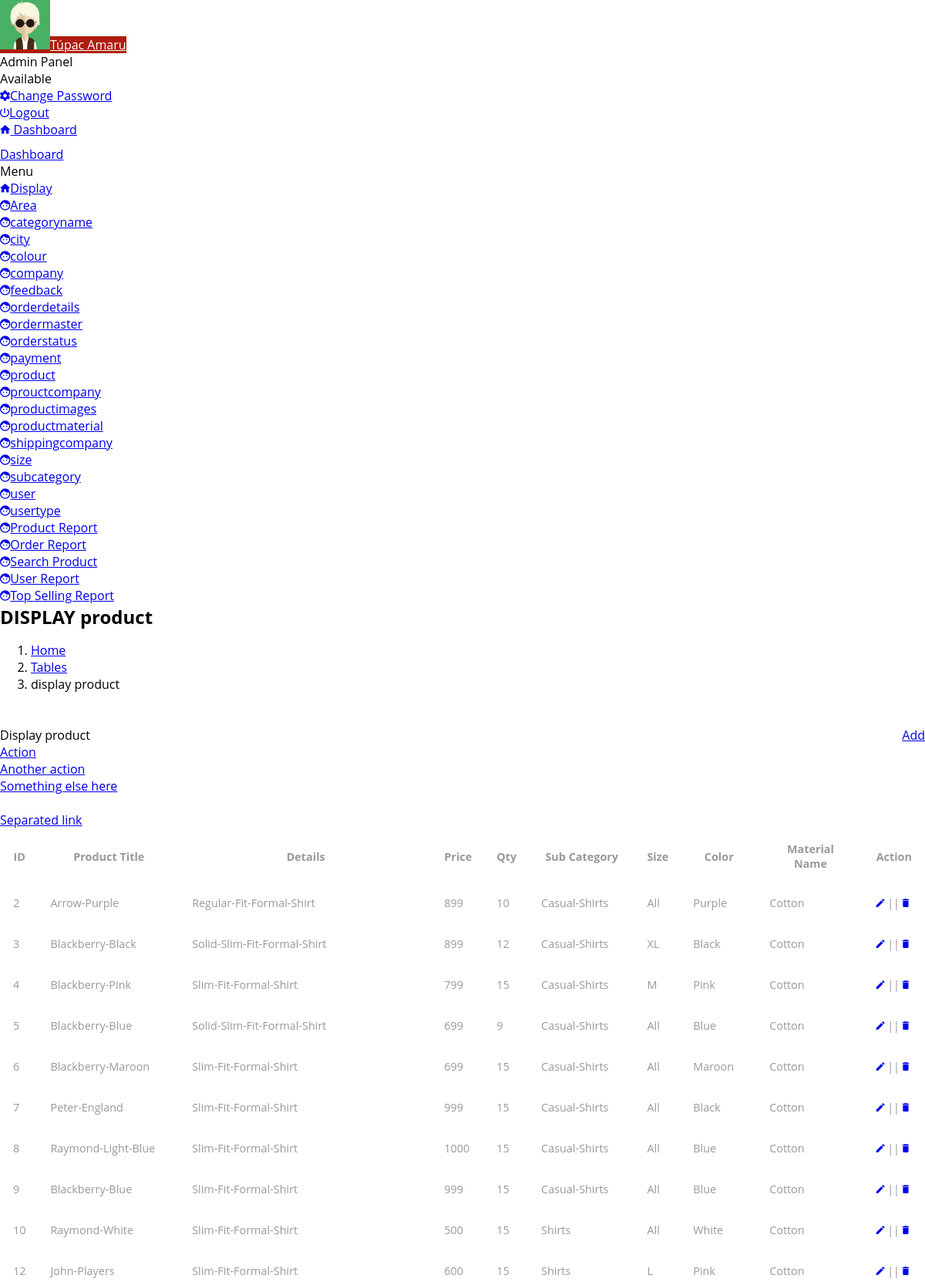
Page /admin/display-product.php (upper part) on the committed database.
### tables this page shows
CREATE TABLE IF NOT EXISTS `tbl_product` (
  `Product_id` int(11) NOT NULL,
  `Product_name` varchar(20) NOT NULL,
  `Details` varchar(40) NOT NULL,
  `Price` int(11) NOT NULL,
  `Qty` int(11) NOT NULL,
  `Sub_cat_id` int(11) NOT NULL,
  `Size_id` int(11) NOT NULL,
  `Color_id` int(11) NOT NULL,
  `Mat_code_id` int(11) NOT NULL,
  `is_active` int(11) NOT NULL DEFAULT '1',
  `is_delete` int(11) NOT NULL DEFAULT '0',
  `insert_datatime` timestamp NOT NULL DEFAULT CURRENT_TIMESTAMP
);

CREATE TABLE IF NOT EXISTS `tbl_subcategory` (
  `Sub_cat_id` int(11) NOT NULL,
  `Sub_cat_name` varchar(20) NOT NULL,
  `cat_id` int(11) NOT NULL,
  `Sub_cat_imgurl` varchar(250) NOT NULL,
  `is_active` int(11) NOT NULL DEFAULT '1',
  `is_delete` int(11) NOT NULL DEFAULT '0',
  `insert_datetime` timestamp NOT NULL DEFAULT CURRENT_TIMESTAMP
);

CREATE TABLE IF NOT EXISTS `tbl_size` (
  `Size_id` int(11) NOT NULL,
  `Size` varchar(20) NOT NULL,
  `is_active` int(11) NOT NULL DEFAULT '1',
  `is_delete` int(11) NOT NULL DEFAULT '0',
  `insert_datetime` timestamp NOT NULL DEFAULT CURRENT_TIMESTAMP
);

CREATE TABLE IF NOT EXISTS `tbl_color` (
  `Color_id` int(11) NOT NULL,
  `Color_name` varchar(20) NOT NULL,
  `is_active` int(11) NOT NULL DEFAULT '1',
  `is_delete` int(11) NOT NULL DEFAULT '0',
  `insert_datetime` timestamp NOT NULL DEFAULT CURRENT_TIMESTAMP
);

CREATE TABLE IF NOT EXISTS `tbl_product_material` (
  `Mat_codeid` int(11) NOT NULL,
  `Company_code` int(11) NOT NULL,
  `Pro_mat_name` varchar(20) NOT NULL,
  `is_active` int(11) NOT NULL DEFAULT '1',
  `is_delete` int(11) NOT NULL DEFAULT '0',
  `insert_datetime` timestamp NOT NULL DEFAULT CURRENT_TIMESTAMP
);

### admin/display-product.php (the view, shortened to what this page needs)
<!DOCTYPE html>
<html lang="en">
<head>
    <link rel="stylesheet" type="text/css" href="assets/lib/perfect-scrollbar/css/perfect-scrollbar.min.css"/>
    <link rel="stylesheet" type="text/css" href="assets/lib/material-design-icons/css/material-design-iconic-font.min.css"/>
    <link rel="stylesheet" type="text/css" href="assets/lib/datetimepicker/css/bootstrap-datetimepicker.min.css"/>
    <link rel="stylesheet" type="text/css" href="assets/lib/daterangepicker/css/daterangepicker.css"/>
    <link rel="stylesheet" type="text/css" href="assets/lib/select2/css/select2.min.css"/>
    <link rel="stylesheet" type="text/css" href="assets/lib/bootstrap-slider/css/bootstrap-slider.css"/>
    <link rel="stylesheet" href="assets/css/style.css" type="text/css"/>
  </head>
  <body>
    <div class="be-wrapper">
      <?php
      include './theme-part/header.php';
      ?>
      <?php
      include './theme-part/side_bar.php';
      ?>
         <div class="be-content">
        <div class="page-head">
          <h2 class="page-head-title">DISPLAY product</h2>
          <ol class="breadcrumb page-head-nav">
            <li><a href="#">Home</a></li>
            <li><a href="#">Tables</a></li>
            <li class="active">display product</li>
          </ol>
          <a href="insert-product.php" class="btn btn-primary" style="float: right">Add</a>
        </div>
        <div class="main-content container-fluid">
          <div class="row">
            <div class="col-sm-12">
              <div class="panel panel-default panel-table">
                <div class="panel-heading"> Display product
                  <div class="tools dropdown"><a href="#" type="button" data-toggle="dropdown" class="dropdown-toggle"></a>
                    <ul role="menu" class="dropdown-menu pull-right">
                      <li><a href="#">Action</a></li>
                      <li><a href="#">Another action</a></li>
                      <li><a href="#">Something else here</a></li>
                      <li class="divider"></li>
                      <li><a href="#">Separated link</a></li>
                    </ul>
                  </div>
                </div>
                <div class="panel-body">
                  <table  class="table table-striped table-hover table-fw-widget">
                    <thead>
                      <tr>
                        <th>ID</th>
                        <th>Product Title</th>
                        <th>Details</th>
                        <th>Price</th>
                        <th>Qty</th>
                        <th>Sub Category</th>
                        <th>Size</th>
                        <th>Color</th>
                        <th>Material Name</th>
                       <th class="tg-5xsc">Action</th>
                      </tr>
                    </thead>
 <?php
$qry = "SELECT
    `tbl_product`.*
    , `tbl_subcategory`.*
    , `tbl_size`.*
    , `tbl_color`.*
    , `tbl_product_material`.*
FROM
    `tbl_product`
    INNER JOIN `tbl_subcategory`
        ON (`tbl_product`.`Sub_cat_id` = `tbl_subcategory`.`Sub_cat_id`)
    INNER JOIN `tbl_size`
        ON (`tbl_product`.`Size_id` = `tbl_size`.`Size_id`)
    INNER JOIN `tbl_color`
        ON (`tbl_product`.`Color_id` = `tbl_color`.`Color_id`)
    INNER JOIN `tbl_product_material`
        ON (`tbl_product`.`Mat_code_id` = `tbl_product_material`.`Mat_codeid`) ";
$result = mysqli_query($conn,$qry);
 while ($row = mysqli_fetch_array($result)){
    echo "<tr>";
    echo "<td>{$row['Product_id']}</td>";
    echo "<td>{$row['Product_name']}</td>";
    echo "<td>{$row['Details']}</td>";
    echo "<td>{$row['Price']}</td>";
    echo "<td>{$row['Qty']}</td>";
     echo "<td>{$row['Sub_cat_name']}</td>";
    echo "<td>{$row['Size']}</td>";
    echo "<td>{$row['Color_name']}</td>";
    echo "<td>{$row['Pro_mat_name']}</td>";
    echo "<td><a href='edit-product.php?eid={$row['Product_id']}'><i class='mdi mdi-edit' aria-hidden='true'></i></a> || <a href='?id=$row[0]'><i class='mdi mdi-delete' aria-hidden='true'></i></a> </td>";
    echo "<tr>";
}
?>
                  </table>
                </div>
              </div>
            </div>
          </div>
        </div>
      </div>
    </div>
  </body>
</html>

### css/style.css (style rules this page uses)
body a { transition:0.5s all; -webkit-transition:0.5s all; -moz-transition:0.5s all; -o-transition:0.5s all; -ms-transition:0.5s all; }
h1,h2,h3,h4,h5,h6 { padding:0 0; margin:0 0; font-family: 'Open Sans', sans-serif; }
ul { padding:0 0; margin:0 0; }
body { padding:0 0; margin:0 0; font-family: 'Open Sans', sans-serif; }
.table > thead > tr > th, .table > tbody > tr > th, .table > tfoot > tr > th, .table > thead > tr > td, .table > tbody > tr > td, .table > tfoot > tr > td { border-top: none !important; }
.table td, .table>tbody>tr>td, .table>tbody>tr>th, .table>tfoot>tr>td, .table>tfoot>tr>th, .table>thead>tr>td, .table>thead>tr>th { padding: 15px!important; }
.table > thead > tr > th, .table > tbody > tr > th, .table > tfoot > tr > th, .table > thead > tr > td, .table > tbody > tr > td, .table > tfoot > tr > td { font-size: 0.9em; color: #999; border-top: none !important; }
ol { margin-bottom: 44px; }

### rows in the picture
tbl_product: Product_id "2", Product_name "Arrow-Purple", Details "Regular-Fit-Formal-Shirt", Price "899", Qty "10", Sub_cat.Sub_cat_name "Casual-Shirts", Size.Size "All", Color.Color_name "Purple", tbl_product_material.Pro_mat_name "Cotton"
tbl_product: Product_id "3", Product_name "Blackberry-Black", Details "Solid-Slim-Fit-Formal-Shirt", Price "899", Qty "12", Sub_cat.Sub_cat_name "Casual-Shirts", Size.Size "XL", Color.Color_name "Black", tbl_product_material.Pro_mat_name "Cotton"
tbl_product: Product_id "4", Product_name "Blackberry-Pink", Details "Slim-Fit-Formal-Shirt", Price "799", Qty "15", Sub_cat.Sub_cat_name "Casual-Shirts", Size.Size "M", Color.Color_name "Pink", tbl_product_material.Pro_mat_name "Cotton"
tbl_product: Product_id "5", Product_name "Blackberry-Blue", Details "Solid-Slim-Fit-Formal-Shirt", Price "699", Qty "9", Sub_cat.Sub_cat_name "Casual-Shirts", Size.Size "All", Color.Color_name "Blue", tbl_product_material.Pro_mat_name "Cotton"
tbl_product: Product_id "6", Product_name "Blackberry-Maroon", Details "Slim-Fit-Formal-Shirt", Price "699", Qty "15", Sub_cat.Sub_cat_name "Casual-Shirts", Size.Size "All", Color.Color_name "Maroon", tbl_product_material.Pro_mat_name "Cotton"
tbl_product: Product_id "7", Product_name "Peter-England", Details "Slim-Fit-Formal-Shirt", Price "999", Qty "15", Sub_cat.Sub_cat_name "Casual-Shirts", Size.Size "All", Color.Color_name "Black", tbl_product_material.Pro_mat_name "Cotton"
tbl_product: Product_id "8", Product_name "Raymond-Light-Blue", Details "Slim-Fit-Formal-Shirt", Price "1000", Qty "15", Sub_cat.Sub_cat_name "Casual-Shirts", Size.Size "All", Color.Color_name "Blue", tbl_product_material.Pro_mat_name "Cotton"
tbl_product: Product_id "9", Product_name "Blackberry-Blue", Details "Slim-Fit-Formal-Shirt", Price "999", Qty "15", Sub_cat.Sub_cat_name "Casual-Shirts", Size.Size "All", Color.Color_name "Blue", tbl_product_material.Pro_mat_name "Cotton"
tbl_product: Product_id "10", Product_name "Raymond-White", Details "Slim-Fit-Formal-Shirt", Price "500", Qty "15", Sub_cat.Sub_cat_name "Shirts", Size.Size "All", Color.Color_name "White", tbl_product_material.Pro_mat_name "Cotton"
tbl_product: Product_id "12", Product_name "John-Players", Details "Slim-Fit-Formal-Shirt", Price "600", Qty "15", Sub_cat.Sub_cat_name "Shirts", Size.Size "L", Color.Color_name "Pink", tbl_product_material.Pro_mat_name "Cotton"
